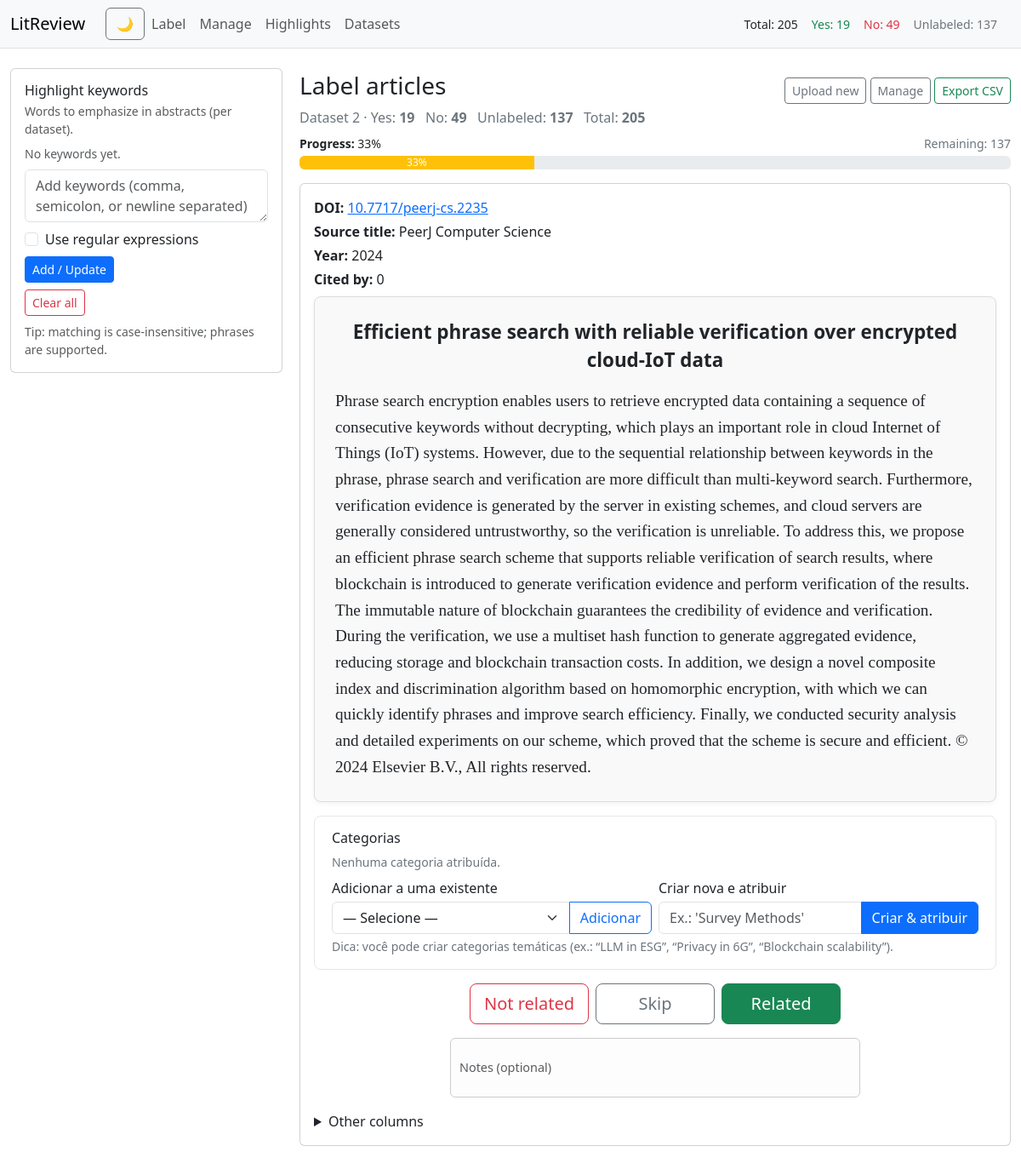
The app's page /label/2 with its own data.
### app.py (models this page shows)
class Article(db.Model):
    __tablename__ = "articles"
    id = db.Column(db.Integer, primary_key=True)
    dataset_id = db.Column(
        db.Integer, db.ForeignKey("datasets.id"), index=True, nullable=False
    )
    title = db.Column(db.Text, nullable=True)
    year = db.Column(db.String(32), nullable=True)
    abstract = db.Column(db.Text, nullable=True)
    extra_json = db.Column(db.JSON, nullable=True)
    label = db.Column(db.String(8), nullable=True)  # 'yes'|'no'|None
    notes = db.Column(db.Text, nullable=True)
    created_at = db.Column(db.DateTime, default=dt.datetime.utcnow)

### app.py (the view)
@app.route("/label/<int:dataset_id>")
def label_next(dataset_id):
    skip_id = request.args.get("skip_id", type=int)
    base_q = Article.query.filter_by(dataset_id=dataset_id, label=None).order_by(
        Article.id.asc()
    )
    if skip_id:
        a = base_q.filter(Article.id > skip_id).first() or base_q.first()
    else:
        a = base_q.first()
    total, yes, no, unlabeled = counts(dataset_id)
    doi = extract_doi(a.extra_json) if a else None
    source_title = extract_source_title(a.extra_json) if a else None
    cited_by = extract_cited_by(a.extra_json) if a else None
    pct_done = int(round(((yes + no) / total) * 100)) if total else 0
    return render_template(
        "label.html",
        article=a,
        dataset_id=dataset_id,
        total=total,
        yes=yes,
        no=no,
        unlabeled=unlabeled,
        doi=doi,
        source_title=source_title,
        cited_by=cited_by,
        pct_done=pct_done,
        categories=Category.query.order_by(Category.name.asc()).all(),
    )

### app.py (called while the page is built)
def get_active_dataset_id() -> Optional[int]:
    dsid = session.get("dataset_id")
    if dsid is None:
        ds = Dataset.query.order_by(Dataset.id.desc()).first()
        return ds.id if ds else None
    return dsid

def counts(dataset_id: int):
    total = (
        db.session.query(func.count(Article.id))
        .filter_by(dataset_id=dataset_id)
        .scalar()
        or 0
    )
    yes = (
        db.session.query(func.count(Article.id))
        .filter_by(dataset_id=dataset_id, label="yes")
        .scalar()
        or 0
    )
    no = (
        db.session.query(func.count(Article.id))
        .filter_by(dataset_id=dataset_id, label="no")
        .scalar()
        or 0
    )
    unlabeled = total - yes - no
    return total, yes, no, unlabeled

def _get_by_keys(extras: Optional[Dict], keys_like: List[str]) -> Optional[str]:
    if not extras:
        return None
    for k, v in extras.items():
        lk = str(k).lower()
        if any(s in lk for s in keys_like):
            s = str(v or "").strip()
            return s or None
    return None

def extract_doi(extras: Optional[Dict]) -> Optional[str]:
    if not extras:
        return None
    for k, v in extras.items():
        if "doi" in str(k).lower():
            s = str(v or "").strip()
            if not s:
                continue
            s = s.replace("https://doi.org/", "").replace("http://doi.org/", "")
            s = s.replace("DOI:", "").replace("doi:", "").strip()
            return s or None
    return None

def extract_source_title(extras: Optional[Dict]) -> Optional[str]:
    return _get_by_keys(
        extras,
        keys_like=[
            "source title",
            "journal",
            "conference",
            "booktitle",
            "publication title",
            "venue",
            "source",
        ],
    )

def extract_cited_by(extras: Optional[Dict]) -> Optional[int]:
    raw = _get_by_keys(
        extras, keys_like=["cited by", "citations", "times cited", "times-cited"]
    )
    if not raw:
        return None
    m = re.search(r"\d+", raw.replace(",", ""))
    return int(m.group(0)) if m else None

def _terms_for_dataset(dsid: Optional[int]) -> List[str]:
    if not dsid:
        return []
    dct = session.get("highlight_terms", {})
    return dct.get(str(dsid), [])

def _regex_flag_for_dataset(dsid: Optional[int]) -> bool:
    if not dsid:
        return False
    dct = session.get("highlight_regex_flags", {})
    return bool(dct.get(str(dsid), False))

### templates/label.html (shortened to what this page needs)
{% extends "base.html" %}
{% block content %}
<div class="d-flex justify-content-between align-items-baseline">
  <h3>Label articles</h3>
  <div>
    <a class="btn btn-outline-secondary btn-sm" href="{{ url_for('upload') }}">Upload new</a>
    <a class="btn btn-outline-secondary btn-sm" href="{{ url_for('manage', dataset_id=dataset_id) }}">Manage</a>
    <a class="btn btn-outline-success btn-sm" href="{{ url_for('export', dataset_id=dataset_id) }}">Export CSV</a>
  </div>
</div>
<div class="mb-2 muted">
  Dataset {{ dataset_id }} &middot;
  Yes: <b>{{ yes }}</b> &nbsp;
  No: <b>{{ no }}</b> &nbsp;
  Unlabeled: <b>{{ unlabeled }}</b> &nbsp;
  Total: <b>{{ total }}</b>
</div>
{% if total and total > 0 %}
<div class="mb-3">
  <div class="d-flex justify-content-between small mb-1">
    <div><strong>Progress:</strong> {{ pct_done }}%</div>
    <div><span class="muted">Remaining: {{ unlabeled }}</span></div>
  </div>
  <div class="progress" role="progressbar" aria-valuenow="{{ pct_done }}" aria-valuemin="0" aria-valuemax="100">
    <div
      class="progress-bar {% if pct_done >= 100 %}bg-success{% elif pct_done >= 60 %}bg-info{% elif pct_done >= 30 %}bg-warning{% else %}bg-secondary{% endif %}"
      style="width: {{ pct_done|default(0)|int }}%;">
      {{ pct_done|default(0)|int }}%
    </div>
  </div>
</div>
{% endif %}
{% if article %}
<div class="card mb-3">
  <div class="card-body">
    {% if doi %}
    <div class="mb-1">
      <strong>DOI:</strong>
      <a href="https://doi.org/{{ doi }}" target="_blank" rel="noopener">{{ doi }}</a>
    </div>
    {% endif %}
    {% if source_title %}
    <div class="mb-1"><strong>Source title:</strong> {{ source_title }}</div>
    {% endif %}
    {% if article.year %}
    <div class="mb-1"><strong>Year:</strong> {{ article.year }}</div>
    {% endif %}
    {% if cited_by is not none %}
    <div class="mb-2"><strong>Cited by:</strong> {{ cited_by }}</div>
    {% endif %}
    <div class="abstract-box">
      <div class="abstract-title">{{ article.title or '[No title]' }}</div>
      <pre>{{ (article.abstract or '[No abstract]') | hilite(highlight_terms, highlight_is_regex) | safe }}</pre>
    </div>
    <div class="category-box">
      <div class="d-flex justify-content-between align-items-center flex-wrap gap-2 mb-2">
        <h6 class="mb-0">Categorias</h6>
      </div>
      <div class="mb-2">
        {% if article.categories and article.categories|length > 0 %}
        {% for c in article.categories %}
        <span class="category-chip">
          {{ c.name }}
          <form method="post" action="{{ url_for('remove_category', article_id=article.id, category_id=c.id) }}">
            <button class="btn btn-sm btn-outline-danger py-0 px-2">x</button>
          </form>
        </span>
        {% endfor %}
        {% else %}
        <div class="muted small">Nenhuma categoria atribuída.</div>
        {% endif %}
      </div>
      <div class="category-controls">
        <form method="post" action="{{ url_for('categorize', article_id=article.id) }}" class="row g-2">
          <div class="col-12 col-md-6">
            <label class="form-label">Adicionar a uma existente</label>
            <div class="input-group">
              <select class="form-select" name="category_id">
                <option value="">— Selecione —</option>
              </select>
              <button class="btn btn-outline-primary" name="action" value="assign" type="submit">Adicionar</button>
            </div>
          </div>
          <div class="col-12 col-md-6">
            <label class="form-label">Criar nova e atribuir</label>
            <div class="input-group">
              <input class="form-control" type="text" name="new_category" placeholder="Ex.: 'Survey Methods'">
              <button class="btn btn-primary" name="action" value="create_assign" type="submit">Criar &
                atribuir</button>
            </div>
          </div>
        </form>
        <small class="muted d-block mt-1">Dica: você pode criar categorias temáticas (ex.: “LLM in ESG”, “Privacy in
          6G”, “Blockchain scalability”).</small>
      </div>
    </div>
    <div class="label-actions text-center">
      <form method="post" action="{{ url_for('label_submit', article_id=article.id) }}"
        class="d-flex flex-column align-items-center gap-3">
        <div class="d-flex flex-wrap justify-content-center actions-group">
          <button name="decision" value="no" class="btn btn-outline-danger btn-lg">Not related</button>
          <button name="decision" value="skip" class="btn btn-outline-secondary btn-lg">Skip</button>
          <button name="decision" value="yes" class="btn btn-success btn-lg">Related</button>
        </div>
        <input class="form-control form-control-sm notes-input" name="notes" placeholder="Notes (optional)">
      </form>
    </div>
    {% if article.extra_json %}
    <details class="mt-3">
      <summary>Other columns</summary>
    </details>
    {% endif %}
  </div>
</div>
{% else %}
<div class="alert alert-success">
  All items in this dataset are labeled. Use <b>Review</b> to inspect or relabel, or <b>Upload</b> to start a new set.
</div>
{% endif %}
{% endblock %}

### templates/base.html (style rules this page uses)
:root { --max-abs-ch: 98ch; }
body { padding-top: 4.25rem; }
.abstract-box pre { white-space: pre-wrap; font-family: "Georgia", serif; margin: 0; font-size: 1.2rem; line-height: 1.6; max-width: var(--max-abs-ch); margin-left: auto; margin-right: auto; }
.abstract-box { background:#f9f9f9; border:1px solid #ddd; border-radius:8px; padding:1rem 1.5rem; box-shadow:0 2px 6px rgba(0,0,0,.05); }
.muted { color:#6c757d; }
.notes-input { min-height: 3.25rem; resize: vertical; }

### templates/label.html (style rules this page uses)
.label-actions { margin-top: 1rem; }
.label-actions .btn { min-width: 140px; }
.label-actions .actions-group { gap: .5rem; }
.label-actions .notes-input { width: clamp(260px, 60%, 520px); }
.abstract-box { background: #f9f9f9; border: 1px solid #ddd; border-radius: 8px; padding: 1.5rem; box-shadow: 0 2px 6px rgba(0, 0, 0, 0.05); text-align: center; }
.abstract-title { font-weight: bold; font-size: 1.4rem; margin-bottom: 1rem; }
.abstract-box pre { white-space: pre-wrap; font-family: "Georgia", serif; margin: 0 auto; font-size: 1.2rem; line-height: 1.6; max-width: 98ch; text-align: left; }
.category-box { margin-top: 1rem; padding: 1rem 1.25rem; border: 1px solid #e5e7eb; border-radius: 8px; }
.category-controls .form-label { margin-bottom: .25rem; }
.notes-input { height: 70px; font-size: 1rem; padding: 0.45rem 0.6rem; border-radius: 6px; border: 1px solid #ccc; font-size: 0.9rem; padding: 0.35rem 0.6rem; transition: all 0.2s ease-in-out; background-color: #fdfdfd; }

### records on screen
Article: year "2024", title "Efficient phrase search with reliable verification over encrypted cloud-IoT data", abstract "Phrase search encryption enables users to retrieve encrypted data containing a sequence of consecutive keywords without decrypting, which plays an important role in cloud Internet of Things (IoT) systems. However, due to the sequential relationship between keywords in the phrase, phrase search and verification are more difficult than multi-keyword search. Furthermore, verification evidence is generated by the server in existing schemes, and cloud servers are generally considered untrustworthy, so the verification is unreliable. To address this, we propose an efficient phrase search scheme that supports reliable verification of search results, where blockchain is introduced to generate…"

### other values on screen
{{ nav_counts.total }} "205"
{{ nav_counts.yes }} "19"
{{ nav_counts.no }} "49"
{{ nav_counts.unlabeled }} "137"
{{ dataset_id }} "2"
{{ yes }} "19"
{{ no }} "49"
{{ unlabeled }} "137"
{{ total }} "205"
{{ pct_done }} "33"
{{ pct_done|default(0)|int }} "33"
{{ doi }} "10.7717/peerj-cs.2235"
{{ source_title }} "PeerJ Computer Science"
{{ cited_by }} "0"
